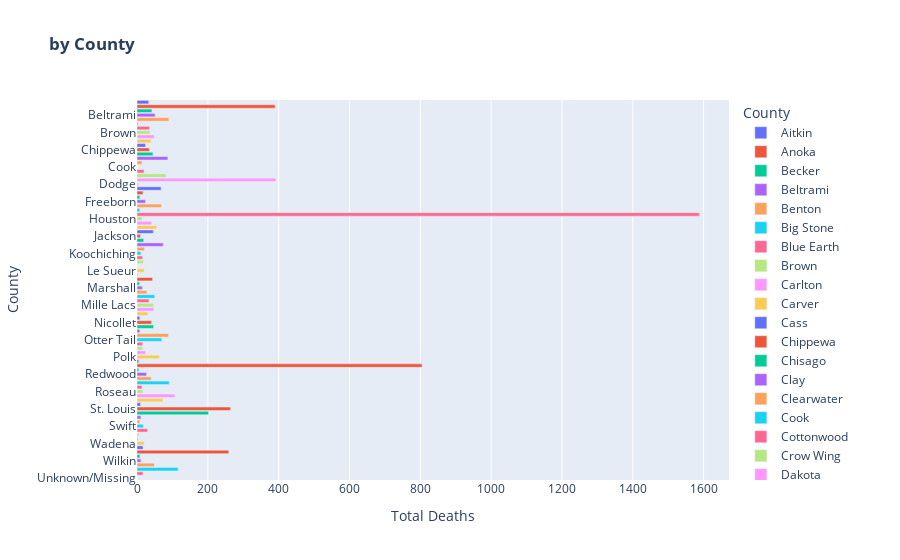

This figure's notebook cell:
### Code cell
fig = px.bar(compiledcountydata,
             x='Total Deaths',
             y='County',
             color='County',
             color_continuous_scale=["red","yellow","green"],
             title='<b> by County</b>')
fig.show()

### Figure 1 — Plotly figure (JSON) as saved in the notebook; plotly's stock layout.template omitted (floating-point values rounded to 4 significant figures)
{"data": [{"alignmentgroup": "True", "hovertemplate": "County=%{y}<br>Total Deaths=%{x}<extra></extra>", "legendgroup": "Aitkin", "marker": {"color": "#636efa"}, "name": "Aitkin", "offsetgroup": "Aitkin", "orientation": "h", "showlegend": true, "textposition": "auto", "type": "bar", "x": [33], "xaxis": "x", "y": ["Aitkin"], "yaxis": "y"}, {"alignmentgroup": "True", "hovertemplate": "County=%{y}<br>Total Deaths=%{x}<extra></extra>", "legendgroup": "Anoka", "marker": {"color": "#EF553B"}, "name": "Anoka", "offsetgroup": "Anoka", "orientation": "h", "showlegend": true, "textposition": "auto", "type": "bar", "x": [390], "xaxis": "x", "y": ["Anoka"], "yaxis": "y"}, {"alignmentgroup": "True", "hovertemplate": "County=%{y}<br>Total Deaths=%{x}<extra></extra>", "legendgroup": "Becker", "marker": {"color": "#00cc96"}, "name": "Becker", "offsetgroup": "Becker", "orientation": "h", "showlegend": true, "textposition": "auto", "type": "bar", "x": [42], "xaxis": "x", "y": ["Becker"], "yaxis": "y"}, {"alignmentgroup": "True", "hovertemplate": "County=%{y}<br>Total Deaths=%{x}<extra></extra>", "legendgroup": "Beltrami", "marker": {"color": "#ab63fa"}, "name": "Beltrami", "offsetgroup": "Beltrami", "orientation": "h", "showlegend": true, "textposition": "auto", "type": "bar", "x": [51], "xaxis": "x", "y": ["Beltrami"], "yaxis": "y"}, {"alignmentgroup": "True", "hovertemplate": "County=%{y}<br>Total Deaths=%{x}<extra></extra>", "legendgroup": "Benton", "marker": {"color": "#FFA15A"}, "name": "Benton", "offsetgroup": "Benton", "orientation": "h", "showlegend": true, "textposition": "auto", "type": "bar", "x": [90], "xaxis": "x", "y": ["Benton"], "yaxis": "y"}, {"alignmentgroup": "True", "hovertemplate": "County=%{y}<br>Total Deaths=%{x}<extra></extra>", "legendgroup": "Big Stone", "marker": {"color": "#19d3f3"}, "name": "Big Stone", "offsetgroup": "Big Stone", "orientation": "h", "showlegend": true, "textposition": "auto", "type": "bar", "x": [3], "xaxis": "x", "y": ["Big Stone"], "yaxis": "y"}, {"alignmentgroup": "True", "hovertemplate": "County=%{y}<br>Total Deaths=%{x}<extra></extra>", "legendgroup": "Blue Earth", "marker": {"color": "#FF6692"}, "name": "Blue Earth", "offsetgroup": "Blue Earth", "orientation": "h", "showlegend": true, "textposition": "auto", "type": "bar", "x": [35], "xaxis": "x", "y": ["Blue Earth"], "yaxis": "y"}, {"alignmentgroup": "True", "hovertemplate": "County=%{y}<br>Total Deaths=%{x}<extra></extra>", "legendgroup": "Brown", "marker": {"color": "#B6E880"}, "name": "Brown", "offsetgroup": "Brown", "orientation": "h", "showlegend": true, "textposition": "auto", "type": "bar", "x": [37], "xaxis": "x", "y": ["Brown"], "yaxis": "y"}, {"alignmentgroup": "True", "hovertemplate": "County=%{y}<br>Total Deaths=%{x}<extra></extra>", "legendgroup": "Carlton", "marker": {"color": "#FF97FF"}, "name": "Carlton", "offsetgroup": "Carlton", "orientation": "h", "showlegend": true, "textposition": "auto", "type": "bar", "x": [49], "xaxis": "x", "y": ["Carlton"], "yaxis": "y"}, {"alignmentgroup": "True", "hovertemplate": "County=%{y}<br>Total Deaths=%{x}<extra></extra>", "legendgroup": "Carver", "marker": {"color": "#FECB52"}, "name": "Carver", "offsetgroup": "Carver", "orientation": "h", "showlegend": true, "textposition": "auto", "type": "bar", "x": [40], "xaxis": "x", "y": ["Carver"], "yaxis": "y"}, {"alignmentgroup": "True", "hovertemplate": "County=%{y}<br>Total Deaths=%{x}<extra></extra>", "legendgroup": "Cass", "marker": {"color": "#636efa"}, "name": "Cass", "offsetgroup": "Cass", "orientation": "h", "showlegend": true, "textposition": "auto", "type": "bar", "x": [24], "xaxis": "x", "y": ["Cass"], "yaxis": "y"}, {"alignmentgroup": "True", "hovertemplate": "County=%{y}<br>Total Deaths=%{x}<extra></extra>", "legendgroup": "Chippewa", "marker": {"color": "#EF553B"}, "name": "Chippewa", "offsetgroup": "Chippewa", "orientation": "h", "showlegend": true, "textposition": "auto", "type": "bar", "x": [35], "xaxis": "x", "y": ["Chippewa"], "yaxis": "y"}, {"alignmentgroup": "True", "hovertemplate": "County=%{y}<br>Total Deaths=%{x}<extra></extra>", "legendgroup": "Chisago", "marker": {"color": "#00cc96"}, "name": "Chisago", "offsetgroup": "Chisago", "orientation": "h", "showlegend": true, "textposition": "auto", "type": "bar", "x": [45], "xaxis": "x", "y": ["Chisago"], "yaxis": "y"}, {"alignmentgroup": "True", "hovertemplate": "County=%{y}<br>Total Deaths=%{x}<extra></extra>", "legendgroup": "Clay", "marker": {"color": "#ab63fa"}, "name": "Clay", "offsetgroup": "Clay", "orientation": "h", "showlegend": true, "textposition": "auto", "type": "bar", "x": [87], "xaxis": "x", "y": ["Clay"], "yaxis": "y"}, {"alignmentgroup": "True", "hovertemplate": "County=%{y}<br>Total Deaths=%{x}<extra></extra>", "legendgroup": "Clearwater", "marker": {"color": "#FFA15A"}, "name": "Clearwater", "offsetgroup": "Clearwater", "orientation": "h", "showlegend": true, "textposition": "auto", "type": "bar", "x": [14], "xaxis": "x", "y": ["Clearwater"], "yaxis": "y"}, {"alignmentgroup": "True", "hovertemplate": "County=%{y}<br>Total Deaths=%{x}<extra></extra>", "legendgroup": "Cook", "marker": {"color": "#19d3f3"}, "name": "Cook", "offsetgroup": "Cook", "orientation": "h", "showlegend": true, "textposition": "auto", "type": "bar", "x": [0], "xaxis": "x", "y": ["Cook"], "yaxis": "y"}, {"alignmentgroup": "True", "hovertemplate": "County=%{y}<br>Total Deaths=%{x}<extra></extra>", "legendgroup": "Cottonwood", "marker": {"color": "#FF6692"}, "name": "Cottonwood", "offsetgroup": "Cottonwood", "orientation": "h", "showlegend": true, "textposition": "auto", "type": "bar", "x": [20], "xaxis": "x", "y": ["Cottonwood"], "yaxis": "y"}, {"alignmentgroup": "True", "hovertemplate": "County=%{y}<br>Total Deaths=%{x}<extra></extra>", "legendgroup": "Crow Wing", "marker": {"color": "#B6E880"}, "name": "Crow Wing", "offsetgroup": "Crow Wing", "orientation": "h", "showlegend": true, "textposition": "auto", "type": "bar", "x": [82], "xaxis": "x", "y": ["Crow Wing"], "yaxis": "y"}, {"alignmentgroup": "True", "hovertemplate": "County=%{y}<br>Total Deaths=%{x}<extra></extra>", "legendgroup": "Dakota", "marker": {"color": "#FF97FF"}, "name": "Dakota", "offsetgroup": "Dakota", "orientation": "h", "showlegend": true, "textposition": "auto", "type": "bar", "x": [392], "xaxis": "x", "y": ["Dakota"], "yaxis": "y"}, {"alignmentgroup": "True", "hovertemplate": "County=%{y}<br>Total Deaths=%{x}<extra></extra>", "legendgroup": "Dodge", "marker": {"color": "#FECB52"}, "name": "Dodge", "offsetgroup": "Dodge", "orientation": "h", "showlegend": true, "textposition": "auto", "type": "bar", "x": [4], "xaxis": "x", "y": ["Dodge"], "yaxis": "y"}, {"alignmentgroup": "True", "hovertemplate": "County=%{y}<br>Total Deaths=%{x}<extra></extra>", "legendgroup": "Douglas", "marker": {"color": "#636efa"}, "name": "Douglas", "offsetgroup": "Douglas", "orientation": "h", "showlegend": true, "textposition": "auto", "type": "bar", "x": [68], "xaxis": "x", "y": ["Douglas"], "yaxis": "y"}, {"alignmentgroup": "True", "hovertemplate": "County=%{y}<br>Total Deaths=%{x}<extra></extra>", "legendgroup": "Faribault", "marker": {"color": "#EF553B"}, "name": "Faribault", "offsetgroup": "Faribault", "orientation": "h", "showlegend": true, "textposition": "auto", "type": "bar", "x": [17], "xaxis": "x", "y": ["Faribault"], "yaxis": "y"}, {"alignmentgroup": "True", "hovertemplate": "County=%{y}<br>Total Deaths=%{x}<extra></extra>", "legendgroup": "Fillmore", "marker": {"color": "#00cc96"}, "name": "Fillmore", "offsetgroup": "Fillmore", "orientation": "h", "showlegend": true, "textposition": "auto", "type": "bar", "x": [8], "xaxis": "x", "y": ["Fillmore"], "yaxis": "y"}, {"alignmentgroup": "True", "hovertemplate": "County=%{y}<br>Total Deaths=%{x}<extra></extra>", "legendgroup": "Freeborn", "marker": {"color": "#ab63fa"}, "name": "Freeborn", "offsetgroup": "Freeborn", "orientation": "h", "showlegend": true, "textposition": "auto", "type": "bar", "x": [24], "xaxis": "x", "y": ["Freeborn"], "yaxis": "y"}, {"alignmentgroup": "True", "hovertemplate": "County=%{y}<br>Total Deaths=%{x}<extra></extra>", "legendgroup": "Goodhue", "marker": {"color": "#FFA15A"}, "name": "Goodhue", "offsetgroup": "Goodhue", "orientation": "h", "showlegend": true, "textposition": "auto", "type": "bar", "x": [69], "xaxis": "x", "y": ["Goodhue"], "yaxis": "y"}, {"alignmentgroup": "True", "hovertemplate": "County=%{y}<br>Total Deaths=%{x}<extra></extra>", "legendgroup": "Grant", "marker": {"color": "#19d3f3"}, "name": "Grant", "offsetgroup": "Grant", "orientation": "h", "showlegend": true, "textposition": "auto", "type": "bar", "x": [8], "xaxis": "x", "y": ["Grant"], "yaxis": "y"}, {"alignmentgroup": "True", "hovertemplate": "County=%{y}<br>Total Deaths=%{x}<extra></extra>", "legendgroup": "Hennepin", "marker": {"color": "#FF6692"}, "name": "Hennepin", "offsetgroup": "Hennepin", "orientation": "h", "showlegend": true, "textposition": "auto", "type": "bar", "x": [1588], "xaxis": "x", "y": ["Hennepin"], "yaxis": "y"}, {"alignmentgroup": "True", "hovertemplate": "County=%{y}<br>Total Deaths=%{x}<extra></extra>", "legendgroup": "Houston", "marker": {"color": "#B6E880"}, "name": "Houston", "offsetgroup": "Houston", "orientation": "h", "showlegend": true, "textposition": "auto", "type": "bar", "x": [14], "xaxis": "x", "y": ["Houston"], "yaxis": "y"}, {"alignmentgroup": "True", "hovertemplate": "County=%{y}<br>Total Deaths=%{x}<extra></extra>", "legendgroup": "Hubbard", "marker": {"color": "#FF97FF"}, "name": "Hubbard", "offsetgroup": "Hubbard", "orientation": "h", "showlegend": true, "textposition": "auto", "type": "bar", "x": [41], "xaxis": "x", "y": ["Hubbard"], "yaxis": "y"}, {"alignmentgroup": "True", "hovertemplate": "County=%{y}<br>Total Deaths=%{x}<extra></extra>", "legendgroup": "Isanti", "marker": {"color": "#FECB52"}, "name": "Isanti", "offsetgroup": "Isanti", "orientation": "h", "showlegend": true, "textposition": "auto", "type": "bar", "x": [56], "xaxis": "x", "y": ["Isanti"], "yaxis": "y"}, {"alignmentgroup": "True", "hovertemplate": "County=%{y}<br>Total Deaths=%{x}<extra></extra>", "legendgroup": "Itasca", "marker": {"color": "#636efa"}, "name": "Itasca", "offsetgroup": "Itasca", "orientation": "h", "showlegend": true, "textposition": "auto", "type": "bar", "x": [46], "xaxis": "x", "y": ["Itasca"], "yaxis": "y"}, {"alignmentgroup": "True", "hovertemplate": "County=%{y}<br>Total Deaths=%{x}<extra></extra>", "legendgroup": "Jackson", "marker": {"color": "#EF553B"}, "name": "Jackson", "offsetgroup": "Jackson", "orientation": "h", "showlegend": true, "textposition": "auto", "type": "bar", "x": [10], "xaxis": "x", "y": ["Jackson"], "yaxis": "y"}, {"alignmentgroup": "True", "hovertemplate": "County=%{y}<br>Total Deaths=%{x}<extra></extra>", "legendgroup": "Kanabec", "marker": {"color": "#00cc96"}, "name": "Kanabec", "offsetgroup": "Kanabec", "orientation": "h", "showlegend": true, "textposition": "auto", "type": "bar", "x": [19], "xaxis": "x", "y": ["Kanabec"], "yaxis": "y"}, {"alignmentgroup": "True", "hovertemplate": "County=%{y}<br>Total Deaths=%{x}<extra></extra>", "legendgroup": "Kandiyohi", "marker": {"color": "#ab63fa"}, "name": "Kandiyohi", "offsetgroup": "Kandiyohi", "orientation": "h", "showlegend": true, "textposition": "auto", "type": "bar", "x": [74], "xaxis": "x", "y": ["Kandiyohi"], "yaxis": "y"}, {"alignmentgroup": "True", "hovertemplate": "County=%{y}<br>Total Deaths=%{x}<extra></extra>", "legendgroup": "Kittson", "marker": {"color": "#FFA15A"}, "name": "Kittson", "offsetgroup": "Kittson", "orientation": "h", "showlegend": true, "textposition": "auto", "type": "bar", "x": [21], "xaxis": "x", "y": ["Kittson"], "yaxis": "y"}, {"alignmentgroup": "True", "hovertemplate": "County=%{y}<br>Total Deaths=%{x}<extra></extra>", "legendgroup": "Koochiching", "marker": {"color": "#19d3f3"}, "name": "Koochiching", "offsetgroup": "Koochiching", "orientation": "h", "showlegend": true, "textposition": "auto", "type": "bar", "x": [11], "xaxis": "x", "y": ["Koochiching"], "yaxis": "y"}, {"alignmentgroup": "True", "hovertemplate": "County=%{y}<br>Total Deaths=%{x}<extra></extra>", "legendgroup": "Lac qui Parle", "marker": {"color": "#FF6692"}, "name": "Lac qui Parle", "offsetgroup": "Lac qui Parle", "orientation": "h", "showlegend": true, "textposition": "auto", "type": "bar", "x": [16], "xaxis": "x", "y": ["Lac qui Parle"], "yaxis": "y"}, {"alignmentgroup": "True", "hovertemplate": "County=%{y}<br>Total Deaths=%{x}<extra></extra>", "legendgroup": "Lake", "marker": {"color": "#B6E880"}, "name": "Lake", "offsetgroup": "Lake", "orientation": "h", "showlegend": true, "textposition": "auto", "type": "bar", "x": [18], "xaxis": "x", "y": ["Lake"], "yaxis": "y"}, {"alignmentgroup": "True", "hovertemplate": "County=%{y}<br>Total Deaths=%{x}<extra></extra>", "legendgroup": "Lake of the Woods", "marker": {"color": "#FF97FF"}, "name": "Lake of the Woods", "offsetgroup": "Lake of the Woods", "orientation": "h", "showlegend": true, "textposition": "auto", "type": "bar", "x": [1], "xaxis": "x", "y": ["Lake of the Woods"], "yaxis": "y"}, {"alignmentgroup": "True", "hovertemplate": "County=%{y}<br>Total Deaths=%{x}<extra></extra>", "legendgroup": "Le Sueur", "marker": {"color": "#FECB52"}, "name": "Le Sueur", "offsetgroup": "Le Sueur", "orientation": "h", "showlegend": true, "textposition": "auto", "type": "bar", "x": [20], "xaxis": "x", "y": ["Le Sueur"], "yaxis": "y"}, {"alignmentgroup": "True", "hovertemplate": "County=%{y}<br>Total Deaths=%{x}<extra></extra>", "legendgroup": "Lincoln", "marker": {"color": "#636efa"}, "name": "Lincoln", "offsetgroup": "Lincoln", "orientation": "h", "showlegend": true, "textposition": "auto", "type": "bar", "x": [2], "xaxis": "x", "y": ["Lincoln"], "yaxis": "y"}, {"alignmentgroup": "True", "hovertemplate": "County=%{y}<br>Total Deaths=%{x}<extra></extra>", "legendgroup": "Lyon", "marker": {"color": "#EF553B"}, "name": "Lyon", "offsetgroup": "Lyon", "orientation": "h", "showlegend": true, "textposition": "auto", "type": "bar", "x": [44], "xaxis": "x", "y": ["Lyon"], "yaxis": "y"}, {"alignmentgroup": "True", "hovertemplate": "County=%{y}<br>Total Deaths=%{x}<extra></extra>", "legendgroup": "Mahnomen", "marker": {"color": "#00cc96"}, "name": "Mahnomen", "offsetgroup": "Mahnomen", "orientation": "h", "showlegend": true, "textposition": "auto", "type": "bar", "x": [7], "xaxis": "x", "y": ["Mahnomen"], "yaxis": "y"}, {"alignmentgroup": "True", "hovertemplate": "County=%{y}<br>Total Deaths=%{x}<extra></extra>", "legendgroup": "Marshall", "marker": {"color": "#ab63fa"}, "name": "Marshall", "offsetgroup": "Marshall", "orientation": "h", "showlegend": true, "textposition": "auto", "type": "bar", "x": [15], "xaxis": "x", "y": ["Marshall"], "yaxis": "y"}, {"alignmentgroup": "True", "hovertemplate": "County=%{y}<br>Total Deaths=%{x}<extra></extra>", "legendgroup": "Martin", "marker": {"color": "#FFA15A"}, "name": "Martin", "offsetgroup": "Martin", "orientation": "h", "showlegend": true, "textposition": "auto", "type": "bar", "x": [28], "xaxis": "x", "y": ["Martin"], "yaxis": "y"}, {"alignmentgroup": "True", "hovertemplate": "County=%{y}<br>Total Deaths=%{x}<extra></extra>", "legendgroup": "McLeod", "marker": {"color": "#19d3f3"}, "name": "McLeod", "offsetgroup": "McLeod", "orientation": "h", "showlegend": true, "textposition": "auto", "type": "bar", "x": [50], "xaxis": "x", "y": ["McLeod"], "yaxis": "y"}, {"alignmentgroup": "True", "hovertemplate": "County=%{y}<br>Total Deaths=%{x}<extra></extra>", "legendgroup": "Meeker", "marker": {"color": "#FF6692"}, "name": "Meeker", "offsetgroup": "Meeker", "orientation": "h", "showlegend": true, "textposition": "auto", "type": "bar", "x": [34], "xaxis": "x", "y": ["Meeker"], "yaxis": "y"}, {"alignmentgroup": "True", "hovertemplate": "County=%{y}<br>Total Deaths=%{x}<extra></extra>", "legendgroup": "Mille Lacs", "marker": {"color": "#B6E880"}, "name": "Mille Lacs", "offsetgroup": "Mille Lacs", "orientation": "h", "showlegend": true, "textposition": "auto", "type": "bar", "x": [47], "xaxis": "x", "y": ["Mille Lacs"], "yaxis": "y"}, {"alignmentgroup": "True", "hovertemplate": "County=%{y}<br>Total Deaths=%{x}<extra></extra>", "legendgroup": "Morrison", "marker": {"color": "#FF97FF"}, "name": "Morrison", "offsetgroup": "Morrison", "orientation": "h", "showlegend": true, "textposition": "auto", "type": "bar", "x": [47], "xaxis": "x", "y": ["Morrison"], "yaxis": "y"}, {"alignmentgroup": "True", "hovertemplate": "County=%{y}<br>Total Deaths=%{x}<extra></extra>", "legendgroup": "Mower", "marker": {"color": "#FECB52"}, "name": "Mower", "offsetgroup": "Mower", "orientation": "h", "showlegend": true, "textposition": "auto", "type": "bar", "x": [31], "xaxis": "x", "y": ["Mower"], "yaxis": "y"}, {"alignmentgroup": "True", "hovertemplate": "County=%{y}<br>Total Deaths=%{x}<extra></extra>", "legendgroup": "Murray", "marker": {"color": "#636efa"}, "name": "Murray", "offsetgroup": "Murray", "orientation": "h", "showlegend": true, "textposition": "auto", "type": "bar", "x": [8], "xaxis": "x", "y": ["Murray"], "yaxis": "y"}, {"alignmentgroup": "True", "hovertemplate": "County=%{y}<br>Total Deaths=%{x}<extra></extra>", "legendgroup": "Nicollet", "marker": {"color": "#EF553B"}, "name": "Nicollet", "offsetgroup": "Nicollet", "orientation": "h", "showlegend": true, "textposition": "auto", "type": "bar", "x": [41], "xaxis": "x", "y": ["Nicollet"], "yaxis": "y"}, {"alignmentgroup": "True", "hovertemplate": "County=%{y}<br>Total Deaths=%{x}<extra></extra>", "legendgroup": "Nobles", "marker": {"color": "#00cc96"}, "name": "Nobles", "offsetgroup": "Nobles", "orientation": "h", "showlegend": true, "textposition": "auto", "type": "bar", "x": [47], "xaxis": "x", "y": ["Nobles"], "yaxis": "y"}, {"alignmentgroup": "True", "hovertemplate": "County=%{y}<br>Total Deaths=%{x}<extra></extra>", "legendgroup": "Norman", "marker": {"color": "#ab63fa"}, "name": "Norman", "offsetgroup": "Norman", "orientation": "h", "showlegend": true, "textposition": "auto", "type": "bar", "x": [8], "xaxis": "x", "y": ["Norman"], "yaxis": "y"}, {"alignmentgroup": "True", "hovertemplate": "County=%{y}<br>Total Deaths=%{x}<extra></extra>", "legendgroup": "Olmsted", "marker": {"color": "#FFA15A"}, "name": "Olmsted", "offsetgroup": "Olmsted", "orientation": "h", "showlegend": true, "textposition": "auto", "type": "bar", "x": [89], "xaxis": "x", "y": ["Olmsted"], "yaxis": "y"}, {"alignmentgroup": "True", "hovertemplate": "County=%{y}<br>Total Deaths=%{x}<extra></extra>", "legendgroup": "Otter Tail", "marker": {"color": "#19d3f3"}, "name": "Otter Tail", "offsetgroup": "Otter Tail", "orientation": "h", "showlegend": true, "textposition": "auto", "type": "bar", "x": [70], "xaxis": "x", "y": ["Otter Tail"], "yaxis": "y"}, {"alignmentgroup": "True", "hovertemplate": "County=%{y}<br>Total Deaths=%{x}<extra></extra>", "legendgroup": "Pennington", "marker": {"color": "#FF6692"}, "name": "Pennington", "offsetgroup": "Pennington", "orientation": "h", "showlegend": true, "textposition": "auto", "type": "bar", "x": [16], "xaxis": "x", "y": ["Pennington"], "yaxis": "y"}, {"alignmentgroup": "True", "hovertemplate": "County=%{y}<br>Total Deaths=%{x}<extra></extra>", "legendgroup": "Pine", "marker": {"color": "#B6E880"}, "name": "Pine", "offsetgroup": "Pine", "orientation": "h", "showlegend": true, "textposition": "auto", "type": "bar", "x": [16], "xaxis": "x", "y": ["Pine"], "yaxis": "y"}, {"alignmentgroup": "True", "hovertemplate": "County=%{y}<br>Total Deaths=%{x}<extra></extra>", "legendgroup": "Pipestone", "marker": {"color": "#FF97FF"}, "name": "Pipestone", "offsetgroup": "Pipestone", "orientation": "h", "showlegend": true, "textposition": "auto", "type": "bar", "x": [24], "xaxis": "x", "y": ["Pipestone"], "yaxis": "y"}, {"alignmentgroup": "True", "hovertemplate": "County=%{y}<br>Total Deaths=%{x}<extra></extra>", "legendgroup": "Polk", "marker": {"color": "#FECB52"}, "name": "Polk", "offsetgroup": "Polk", "orientation": "h", "showlegend": true, "textposition": "auto", "type": "bar", "x": [63], "xaxis": "x", "y": ["Polk"], "yaxis": "y"}, {"alignmentgroup": "True", "hovertemplate": "County=%{y}<br>Total Deaths=%{x}<extra></extra>", "legendgroup": "Pope", "marker": {"color": "#636efa"}, "name": "Pope", "offsetgroup": "Pope", "orientation": "h", "showlegend": true, "textposition": "auto", "type": "bar", "x": [5], "xaxis": "x", "y": ["Pope"], "yaxis": "y"}, {"alignmentgroup": "True", "hovertemplate": "County=%{y}<br>Total Deaths=%{x}<extra></extra>", "legendgroup": "Ramsey", "marker": {"color": "#EF553B"}, "name": "Ramsey", "offsetgroup": "Ramsey", "orientation": "h", "showlegend": true, "textposition": "auto", "type": "bar", "x": [805], "xaxis": "x", "y": ["Ramsey"], "yaxis": "y"}, {"alignmentgroup": "True", "hovertemplate": "County=%{y}<br>Total Deaths=%{x}<extra></extra>", "legendgroup": "Red Lake", "marker": {"color": "#00cc96"}, "name": "Red Lake", "offsetgroup": "Red Lake", "orientation": "h", "showlegend": true, "textposition": "auto", "type": "bar", "x": [5], "xaxis": "x", "y": ["Red Lake"], "yaxis": "y"}, {"alignmentgroup": "True", "hovertemplate": "County=%{y}<br>Total Deaths=%{x}<extra></extra>", "legendgroup": "Redwood", "marker": {"color": "#ab63fa"}, "name": "Redwood", "offsetgroup": "Redwood", "orientation": "h", "showlegend": true, "textposition": "auto", "type": "bar", "x": [27], "xaxis": "x", "y": ["Redwood"], "yaxis": "y"}, {"alignmentgroup": "True", "hovertemplate": "County=%{y}<br>Total Deaths=%{x}<extra></extra>", "legendgroup": "Renville", "marker": {"color": "#FFA15A"}, "name": "Renville", "offsetgroup": "Renville", "orientation": "h", "showlegend": true, "textposition": "auto", "type": "bar", "x": [40], "xaxis": "x", "y": ["Renville"], "yaxis": "y"}, {"alignmentgroup": "True", "hovertemplate": "County=%{y}<br>Total Deaths=%{x}<extra></extra>", "legendgroup": "Rice", "marker": {"color": "#19d3f3"}, "name": "Rice", "offsetgroup": "Rice", "orientation": "h", "showlegend": true, "textposition": "auto", "type": "bar", "x": [91], "xaxis": "x", "y": ["Rice"], "yaxis": "y"}, {"alignmentgroup": "True", "hovertemplate": "County=%{y}<br>Total Deaths=%{x}<extra></extra>", "legendgroup": "Rock", "marker": {"color": "#FF6692"}, "name": "Rock", "offsetgroup": "Rock", "orientation": "h", "showlegend": true, "textposition": "auto", "type": "bar", "x": [14], "xaxis": "x", "y": ["Rock"], "yaxis": "y"}, {"alignmentgroup": "True", "hovertemplate": "County=%{y}<br>Total Deaths=%{x}<extra></extra>", "legendgroup": "Roseau", "marker": {"color": "#B6E880"}, "name": "Roseau", "offsetgroup": "Roseau", "orientation": "h", "showlegend": true, "textposition": "auto", "type": "bar", "x": [17], "xaxis": "x", "y": ["Roseau"], "yaxis": "y"}, {"alignmentgroup": "True", "hovertemplate": "County=%{y}<br>Total Deaths=%{x}<extra></extra>", "legendgroup": "Scott", "marker": {"color": "#FF97FF"}, "name": "Scott", "offsetgroup": "Scott", "orientation": "h", "showlegend": true, "textposition": "auto", "type": "bar", "x": [107], "xaxis": "x", "y": ["Scott"], "yaxis": "y"}, {"alignmentgroup": "True", "hovertemplate": "County=%{y}<br>Total Deaths=%{x}<extra></extra>", "legendgroup": "Sherburne", "marker": {"color": "#FECB52"}, "name": "Sherburne", "offsetgroup": "Sherburne", "orientation": "h", "showlegend": true, "textposition": "auto", "type": "bar", "x": [73], "xaxis": "x", "y": ["Sherburne"], "yaxis": "y"}, {"alignmentgroup": "True", "hovertemplate": "County=%{y}<br>Total Deaths=%{x}<extra></extra>", "legendgroup": "Sibley", "marker": {"color": "#636efa"}, "name": "Sibley", "offsetgroup": "Sibley", "orientation": "h", "showlegend": true, "textposition": "auto", "type": "bar", "x": [10], "xaxis": "x", "y": ["Sibley"], "yaxis": "y"}, {"alignmentgroup": "True", "hovertemplate": "County=%{y}<br>Total Deaths=%{x}<extra></extra>", "legendgroup": "St. Louis", "marker": {"color": "#EF553B"}, "name": "St. Louis", "offsetgroup": "St. Louis", "orientation": "h", "showlegend": true, "textposition": "auto", "type": "bar", "x": [264], "xaxis": "x", "y": ["St. Louis"], "yaxis": "y"}, {"alignmentgroup": "True", "hovertemplate": "County=%{y}<br>Total Deaths=%{x}<extra></extra>", "legendgroup": "Stearns", "marker": {"color": "#00cc96"}, "name": "Stearns", "offsetgroup": "Stearns", "orientation": "h", "showlegend": true, "textposition": "auto", "type": "bar", "x": [202], "xaxis": "x", "y": ["Stearns"], "yaxis": "y"}, {"alignmentgroup": "True", "hovertemplate": "County=%{y}<br>Total Deaths=%{x}<extra></extra>", "legendgroup": "Steele", "marker": {"color": "#ab63fa"}, "name": "Steele", "offsetgroup": "Steele", "orientation": "h", "showlegend": true, "textposition": "auto", "type": "bar", "x": [11], "xaxis": "x", "y": ["Steele"], "yaxis": "y"}, {"alignmentgroup": "True", "hovertemplate": "County=%{y}<br>Total Deaths=%{x}<extra></extra>", "legendgroup": "Stevens", "marker": {"color": "#FFA15A"}, "name": "Stevens", "offsetgroup": "Stevens", "orientation": "h", "showlegend": true, "textposition": "auto", "type": "bar", "x": [8], "xaxis": "x", "y": ["Stevens"], "yaxis": "y"}, {"alignmentgroup": "True", "hovertemplate": "County=%{y}<br>Total Deaths=%{x}<extra></extra>", "legendgroup": "Swift", "marker": {"color": "#19d3f3"}, "name": "Swift", "offsetgroup": "Swift", "orientation": "h", "showlegend": true, "textposition": "auto", "type": "bar", "x": [18], "xaxis": "x", "y": ["Swift"], "yaxis": "y"}, {"alignmentgroup": "True", "hovertemplate": "County=%{y}<br>Total Deaths=%{x}<extra></extra>", "legendgroup": "Todd", "marker": {"color": "#FF6692"}, "name": "Todd", "offsetgroup": "Todd", "orientation": "h", "showlegend": true, "textposition": "auto", "type": "bar", "x": [30], "xaxis": "x", "y": ["Todd"], "yaxis": "y"}, {"alignmentgroup": "True", "hovertemplate": "County=%{y}<br>Total Deaths=%{x}<extra></extra>", "legendgroup": "Traverse", "marker": {"color": "#B6E880"}, "name": "Traverse", "offsetgroup": "Traverse", "orientation": "h", "showlegend": true, "textposition": "auto", "type": "bar", "x": [5], "xaxis": "x", "y": ["Traverse"], "yaxis": "y"}, {"alignmentgroup": "True", "hovertemplate": "County=%{y}<br>Total Deaths=%{x}<extra></extra>", "legendgroup": "Wabasha", "marker": {"color": "#FF97FF"}, "name": "Wabasha", "offsetgroup": "Wabasha", "orientation": "h", "showlegend": true, "textposition": "auto", "type": "bar", "x": [3], "xaxis": "x", "y": ["Wabasha"], "yaxis": "y"}, {"alignmentgroup": "True", "hovertemplate": "County=%{y}<br>Total Deaths=%{x}<extra></extra>", "legendgroup": "Wadena", "marker": {"color": "#FECB52"}, "name": "Wadena", "offsetgroup": "Wadena", "orientation": "h", "showlegend": true, "textposition": "auto", "type": "bar", "x": [20], "xaxis": "x", "y": ["Wadena"], "yaxis": "y"}, {"alignmentgroup": "True", "hovertemplate": "County=%{y}<br>Total Deaths=%{x}<extra></extra>", "legendgroup": "Waseca", "marker": {"color": "#636efa"}, "name": "Waseca", "offsetgroup": "Waseca", "orientation": "h", "showlegend": true, "textposition": "auto", "type": "bar", "x": [17], "xaxis": "x", "y": ["Waseca"], "yaxis": "y"}, {"alignmentgroup": "True", "hovertemplate": "County=%{y}<br>Total Deaths=%{x}<extra></extra>", "legendgroup": "Washington", "marker": {"color": "#EF553B"}, "name": "Washington", "offsetgroup": "Washington", "orientation": "h", "showlegend": true, "textposition": "auto", "type": "bar", "x": [259], "xaxis": "x", "y": ["Washington"], "yaxis": "y"}, {"alignmentgroup": "True", "hovertemplate": "County=%{y}<br>Total Deaths=%{x}<extra></extra>", "legendgroup": "Watonwan", "marker": {"color": "#00cc96"}, "name": "Watonwan", "offsetgroup": "Watonwan", "orientation": "h", "showlegend": true, "textposition": "auto", "type": "bar", "x": [8], "xaxis": "x", "y": ["Watonwan"], "yaxis": "y"}, {"alignmentgroup": "True", "hovertemplate": "County=%{y}<br>Total Deaths=%{x}<extra></extra>", "legendgroup": "Wilkin", "marker": {"color": "#ab63fa"}, "name": "Wilkin", "offsetgroup": "Wilkin", "orientation": "h", "showlegend": true, "textposition": "auto", "type": "bar", "x": [11], "xaxis": "x", "y": ["Wilkin"], "yaxis": "y"}, {"alignmentgroup": "True", "hovertemplate": "County=%{y}<br>Total Deaths=%{x}<extra></extra>", "legendgroup": "Winona", "marker": {"color": "#FFA15A"}, "name": "Winona", "offsetgroup": "Winona", "orientation": "h", "showlegend": true, "textposition": "auto", "type": "bar", "x": [49], "xaxis": "x", "y": ["Winona"], "yaxis": "y"}, {"alignmentgroup": "True", "hovertemplate": "County=%{y}<br>Total Deaths=%{x}<extra></extra>", "legendgroup": "Wright", "marker": {"color": "#19d3f3"}, "name": "Wright", "offsetgroup": "Wright", "orientation": "h", "showlegend": true, "textposition": "auto", "type": "bar", "x": [116], "xaxis": "x", "y": ["Wright"], "yaxis": "y"}, {"alignmentgroup": "True", "hovertemplate": "County=%{y}<br>Total Deaths=%{x}<extra></extra>", "legendgroup": "Yellow Medicine", "marker": {"color": "#FF6692"}, "name": "Yellow Medicine", "offsetgroup": "Yellow Medicine", "orientation": "h", "showlegend": true, "textposition": "auto", "type": "bar", "x": [17], "xaxis": "x", "y": ["Yellow Medicine"], "yaxis": "y"}, {"alignmentgroup": "True", "hovertemplate": "County=%{y}<br>Total Deaths=%{x}<extra></extra>", "legendgroup": "Unknown/Missing", "marker": {"color": "#B6E880"}, "name": "Unknown/Missing", "offsetgroup": "Unknown/Missing", "orientation": "h", "showlegend": true, "textposition": "auto", "type": "bar", "x": [0], "xaxis": "x", "y": ["Unknown/Missing"], "yaxis": "y"}], "layout": {"barmode": "relative", "legend": {"title": {"text": "County"}, "tracegroupgap": 0}, "title": {"text": "<b> by County</b>"}, "xaxis": {"anchor": "y", "domain": [0, 1], "title": {"text": "Total Deaths"}}, "yaxis": {"anchor": "x", "categoryarray": ["Unknown/Missing", "Yellow Medicine", "Wright", "Winona", "Wilkin", "Watonwan", "Washington", "Waseca", "Wadena", "Wabasha", "Traverse", "Todd", "Swift", "Stevens", "Steele", "Stearns", "St. Louis", "Sibley", "Sherburne", "Scott", "Roseau", "Rock", "Rice", "Renville", "Redwood", "Red Lake", "Ramsey", "Pope", "Polk", "Pipestone", "Pine", "Pennington", "Otter Tail", "Olmsted", "Norman", "Nobles", "Nicollet", "Murray", "Mower", "Morrison", "Mille Lacs", "Meeker", "McLeod", "Martin", "Marshall", "Mahnomen", "Lyon", "Lincoln", "Le Sueur", "Lake of the Woods", "Lake", "Lac qui Parle", "Koochiching", "Kittson", "Kandiyohi", "Kanabec", "Jackson", "Itasca", "Isanti", "Hubbard", "Houston", "Hennepin", "Grant", "Goodhue", "Freeborn", "Fillmore", "Faribault", "Douglas", "Dodge", "Dakota", "Crow Wing", "Cottonwood", "Cook", "Clearwater", "Clay", "Chisago", "Chippewa", "Cass", "Carver", "Carlton", "Brown", "Blue Earth", "Big Stone", "Benton", "Beltrami", "Becker", "Anoka", "Aitkin"], "categoryorder": "array", "domain": [0, 1], "title": {"text": "County"}}}}
